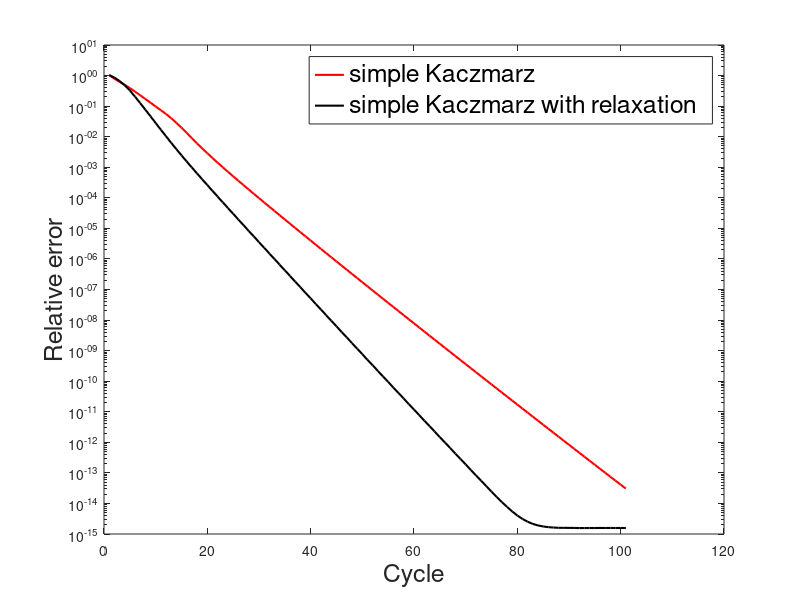

The MATLAB script that drew this image:
% Kaczmarz vs Relaxed Kaczmarz
labsz = 18;
linewd = 1.5;
titsz = 18;
legsz = 18;

load('relerrKac_array.mat')
load('relerrRKac_array.mat')

ind1 = find(relerrKac_array(end,:)<1e-12);
ind2 = find(relerrRKac_array(end,:)<1e-12);
ind = intersect(ind1,ind2);

relerrKac_array = relerrKac_array(:,ind);
relerrRKac_array = relerrRKac_array(:,ind);

figure(1)
clf;
semilogy(mean(relerrKac_array,2),'r','linewidth',linewd)
hold on 
semilogy(mean(relerrRKac_array,2),'k','linewidth',linewd)

h=legend('simple Kaczmarz','simple Kaczmarz with relaxation');
set(h,'fontsize',legsz)
%title('Convergence rate comparison','fontsize',titsz)
xlabel('Cycle','fontsize',labsz)
ylabel('Relative error','fontsize',labsz)
box on

print ../Plots/kacz_vs_relaxedkacz.pdf -dpdf